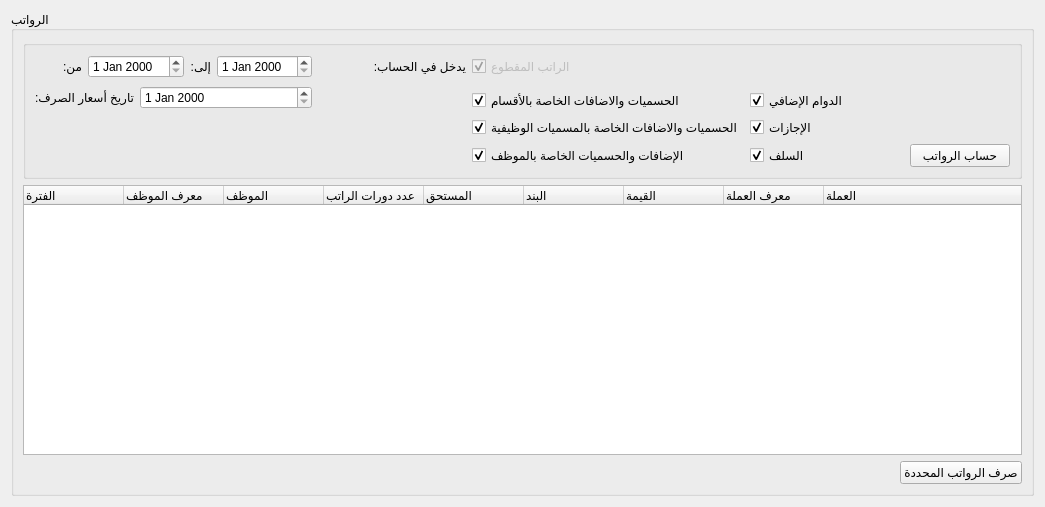
         <widget class="QWidget" name="page_19">
          <property name="geometry">
           <rect>
            <x>0</x>
            <y>0</y>
            <width>1045</width>
            <height>507</height>
           </rect>
          </property>
          <attribute name="label">
           <string>الرواتب</string>
          </attribute>
          <layout class="QGridLayout" name="gridLayout_12">
           <item row="0" column="1">
            <widget class="QGroupBox" name="employees_groupbox_8">
             <property name="minimumSize">
              <size>
               <width>400</width>
               <height>0</height>
              </size>
             </property>
             <property name="maximumSize">
              <size>
               <width>16777215</width>
               <height>16777215</height>
              </size>
             </property>
             <property name="title">
              <string>الرواتب</string>
             </property>
             <layout class="QGridLayout" name="gridLayout_23">
              <item row="0" column="0" colspan="2">
               <widget class="QGroupBox" name="groupBox_3">
                <property name="title">
                 <string/>
                </property>
                <layout class="QGridLayout" name="gridLayout_18">
                 <item row="0" column="0">
                  <widget class="QLabel" name="label_15">
                   <property name="maximumSize">
                    <size>
                     <width>50</width>
                     <height>16777215</height>
                    </size>
                   </property>
                   <property name="text">
                    <string>من:</string>
                   </property>
                  </widget>
                 </item>
                 <item row="0" column="1" colspan="2">
                  <widget class="QDateEdit" name="salaries_from_date_input"/>
                 </item>
                 <item row="0" column="3">
                  <widget class="QLabel" name="label_70">
                   <property name="maximumSize">
                    <size>
                     <width>50</width>
                     <height>16777215</height>
                    </size>
                   </property>
                   <property name="text">
                    <string>إلى:</string>
                   </property>
                  </widget>
                 </item>
                 <item row="0" column="4">
                  <widget class="QDateEdit" name="salaries_to_date_input"/>
                 </item>
                 <item row="0" column="5" rowspan="2">
                  <spacer name="horizontalSpacer_12">
                   <property name="orientation">
                    <enum>Qt::Horizontal</enum>
                   </property>
                   <property name="sizeHint" stdset="0">
                    <size>
                     <width>79</width>
                     <height>20</height>
                    </size>
                   </property>
                  </spacer>
                 </item>
                 <item row="0" column="6">
                  <widget class="QLabel" name="label_85">
                   <property name="text">
                    <string>يدخل في الحساب:</string>
                   </property>
                  </widget>
                 </item>
                 <item row="0" column="7">
                  <widget class="QCheckBox" name="salaries_include_base_salary">
                   <property name="enabled">
                    <bool>false</bool>
                   </property>
                   <property name="text">
                    <string>الراتب المقطوع</string>
                   </property>
                   <property name="checkable">
                    <bool>true</bool>
                   </property>
                   <property name="checked">
                    <bool>true</bool>
                   </property>
                  </widget>
                 </item>
                 <item row="1" column="0" rowspan="2" colspan="2">
                  <widget class="QLabel" name="label_75">
                   <property name="maximumSize">
                    <size>
                     <width>9999999</width>
                     <height>16777215</height>
                    </size>
                   </property>
                   <property name="text">
                    <string>تاريخ أسعار الصرف:</string>
                   </property>
                  </widget>
                 </item>
                 <item row="1" column="2" rowspan="2" colspan="3">
                  <widget class="QDateEdit" name="salaries_exchange_price_date_input"/>
                 </item>
                 <item row="2" column="7">
                  <widget class="QCheckBox" name="salaries_include_departments_additions_discounts">
                   <property name="text">
                    <string>الحسميات والاضافات الخاصة بالأقسام</string>
                   </property>
                   <property name="checkable">
                    <bool>true</bool>
                   </property>
                   <property name="checked">
                    <bool>true</bool>
                   </property>
                  </widget>
                 </item>
                 <item row="2" column="8">
                  <widget class="QCheckBox" name="salaries_include_extras">
                   <property name="text">
                    <string>الدوام الإضافي</string>
                   </property>
                   <property name="checkable">
                    <bool>true</bool>
                   </property>
                   <property name="checked">
                    <bool>true</bool>
                   </property>
                  </widget>
                 </item>
                 <item row="3" column="7">
                  <widget class="QCheckBox" name="salaries_include_positions_additions_discounts">
                   <property name="text">
                    <string>الحسميات والاضافات الخاصة بالمسميات الوظيفية</string>
                   </property>
                   <property name="checkable">
                    <bool>true</bool>
                   </property>
                   <property name="checked">
                    <bool>true</bool>
                   </property>
                  </widget>
                 </item>
                 <item row="3" column="8">
                  <widget class="QCheckBox" name="salaries_include_leaves">
                   <property name="text">
                    <string>الإجازات</string>
                   </property>
                   <property name="checkable">
                    <bool>true</bool>
                   </property>
                   <property name="checked">
                    <bool>true</bool>
                   </property>
                  </widget>
                 </item>
                 <item row="3" column="9" rowspan="2">
                  <spacer name="horizontalSpacer_31">
                   <property name="orientation">
                    <enum>Qt::Horizontal</enum>
                   </property>
                   <property name="sizeHint" stdset="0">
                    <size>
                     <width>78</width>
                     <height>20</height>
                    </size>
                   </property>
                  </spacer>
                 </item>
                 <item row="4" column="7">
                  <widget class="QCheckBox" name="salaries_include_employee_additions_discounts">
                   <property name="text">
                    <string>الإضافات والحسميات الخاصة بالموظف</string>
                   </property>
                   <property name="checkable">
                    <bool>true</bool>
                   </property>
                   <property name="checked">
                    <bool>true</bool>
                   </property>
                  </widget>
                 </item>
                 <item row="4" column="8">
                  <widget class="QCheckBox" name="salaries_include_loans">
                   <property name="text">
                    <string>السلف</string>
                   </property>
                   <property name="checkable">
                    <bool>true</bool>
                   </property>
                   <property name="checked">
                    <bool>true</bool>
                   </property>
                  </widget>
                 </item>
                 <item row="4" column="10">
                  <widget class="QPushButton" name="salaries_calculate_btn">
                   <property name="minimumSize">
                    <size>
                     <width>100</width>
                     <height>0</height>
                    </size>
                   </property>
                   <property name="text">
                    <string>حساب الرواتب</string>
                   </property>
                  </widget>
                 </item>
                </layout>
               </widget>
              </item>
              <item row="1" column="0" colspan="2">
               <widget class="QTreeWidget" name="salaries_result_tree">
                <column>
                 <property name="text">
                  <string>الفترة</string>
                 </property>
                </column>
                <column>
                 <property name="text">
                  <string>معرف الموظف</string>
                 </property>
                </column>
                <column>
                 <property name="text">
                  <string>الموظف</string>
                 </property>
                </column>
                <column>
                 <property name="text">
                  <string>عدد دورات الراتب</string>
                 </property>
                </column>
                <column>
                 <property name="text">
                  <string>المستحق</string>
                 </property>
                </column>
                <column>
                 <property name="text">
                  <string>البند</string>
                 </property>
                </column>
                <column>
                 <property name="text">
                  <string>القيمة</string>
                 </property>
                </column>
                <column>
                 <property name="text">
                  <string>معرف العملة</string>
                 </property>
                </column>
                <column>
                 <property name="text">
                  <string>العملة</string>
                 </property>
                </column>
               </widget>
              </item>
              <item row="2" column="0">
               <spacer name="horizontalSpacer_45">
                <property name="orientation">
                 <enum>Qt::Horizontal</enum>
                </property>
                <property name="sizeHint" stdset="0">
                 <size>
                  <width>40</width>
                  <height>20</height>
                 </size>
                </property>
               </spacer>
              </item>
              <item row="2" column="1">
               <widget class="QPushButton" name="salaries_procee_payroll_btn">
                <property name="text">
                 <string>صرف الرواتب المحددة</string>
                </property>
               </widget>
              </item>
             </layout>
            </widget>
           </item>
          </layout>
         </widget>
